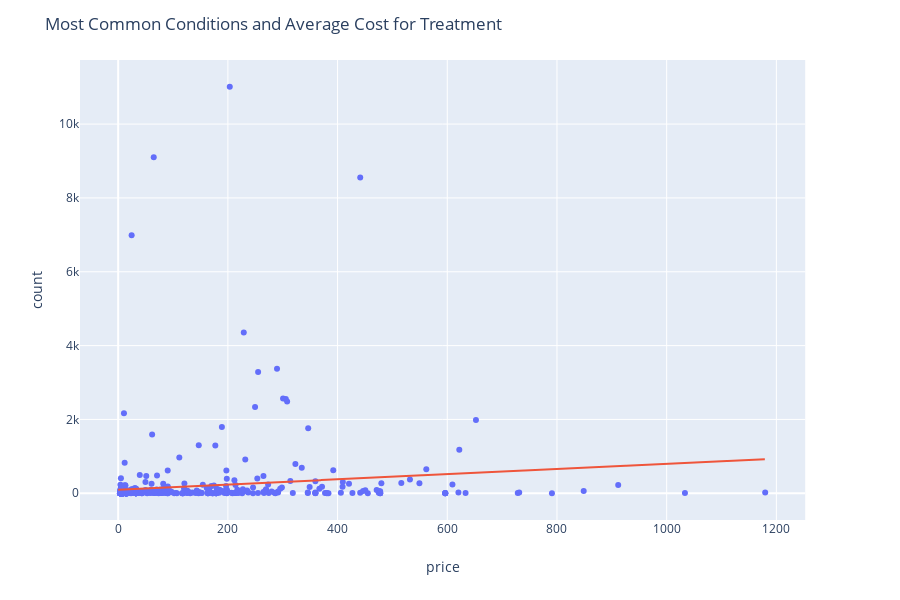

Notebook source saved alongside this figure:
### Code cell
import plotly.express as px

fig = px.scatter(condition_df, x="price", y="count",hover_data=['Condition'])

# Line of best fit
Y2 = [(97.71 + 0.70 * x) for x in range(int(max(X) + 1))]
X2 = list(range(len(Y2)))

fig.add_trace(go.Scatter(x= X2, y= Y2))

fig.update_layout(title='Most Common Conditions and Average Cost for Treatment')
fig.update_layout(showlegend=False)
fig.show()

### Figure 1 — Plotly figure (JSON) as saved in the notebook; plotly's stock layout.template omitted (floating-point values rounded to 4 significant figures; data arrays with more than 128 entries replaced by an {"elided": "..."} marker saying what was removed)
{"data": [{"customdata": {"elided": "580x1 str values"}, "hoverlabel": {"namelength": 0}, "hovertemplate": "price=%{x}<br>count=%{y}<br>Condition=%{customdata[0]}", "legendgroup": "", "marker": {"color": "#636efa", "symbol": "circle"}, "mode": "markers", "name": "", "showlegend": false, "type": "scatter", "x": {"elided": "580 float values"}, "xaxis": "x", "y": {"elided": "580 int values"}, "yaxis": "y"}, {"type": "scatter", "x": {"elided": "1180 int values"}, "y": {"elided": "1180 float values"}}], "layout": {"height": 600, "legend": {"tracegroupgap": 0}, "margin": {"t": 60}, "showlegend": false, "title": {"text": "Most Common Conditions and Average Cost for Treatment"}, "xaxis": {"anchor": "y", "domain": [0, 0.98], "title": {"text": "price"}}, "yaxis": {"anchor": "x", "domain": [0, 1], "title": {"text": "count"}}}}
